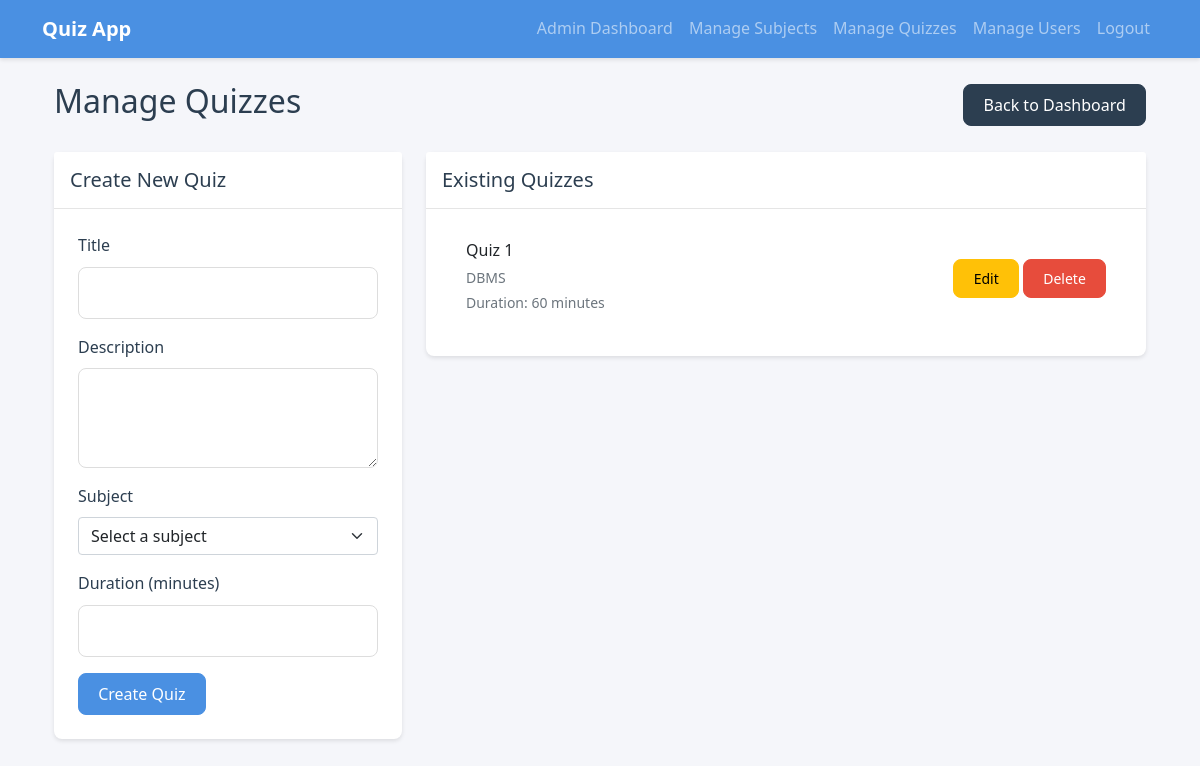
The page /admin/manage_quizzes (signed in) on the database its author committed.
### models.py (models this page shows)
class Quiz(db.Model):
    id = db.Column(db.Integer, primary_key=True)
    title = db.Column(db.String(100), nullable=False)
    description = db.Column(db.Text)
    subject_id = db.Column(db.Integer, db.ForeignKey('subject.id'), nullable=False)
    start_time = db.Column(db.DateTime, nullable=True)
    end_time = db.Column(db.DateTime, nullable=True)
    duration = db.Column(db.Integer, nullable=False)  # Duration in minutes
    questions = db.relationship('Question', backref='quiz', lazy=True, cascade='all, delete-orphan')
    attempts = db.relationship('QuizAttempt', backref='quiz', lazy=True, cascade='all, delete-orphan')

class Subject(db.Model):
    id = db.Column(db.Integer, primary_key=True)
    name = db.Column(db.String(100), nullable=False)
    description = db.Column(db.Text)
    quizzes = db.relationship('Quiz', backref='subject', lazy=True)

### app.py (the view, shortened to what this page needs)
@app.route('/admin/manage_quizzes', methods=['GET', 'POST'])
def manage_quizzes():
    if 'user_id' not in session:
        flash('Please login to access this page.', 'error')
        return redirect(url_for('login'))
    if not session.get('is_admin'):
        flash('Access denied.', 'error')
        return redirect(url_for('dashboard'))
    subjects = Subject.query.all()
    quizzes = Quiz.query.all()
    return render_template('admin/manage_quizzes.html', subjects=subjects, quizzes=quizzes)

### templates/admin/manage_quizzes.html (shortened to what this page needs)
{% extends "base.html" %}
{% block content %}
<div class="container mt-4">
    <div class="d-flex justify-content-between align-items-center mb-4">
        <h2>Manage Quizzes</h2>
        <a href="{{ url_for('admin_dashboard') }}" class="btn btn-secondary">Back to Dashboard</a>
    </div>
    <div class="row">
        <div class="col-md-4 mb-4">
            <div class="card">
                <div class="card-header">
                    <h5 class="mb-0">Create New Quiz</h5>
                </div>
                <div class="card-body">
                    <form method="POST">
                        <div class="mb-3">
                            <label for="title" class="form-label">Title</label>
                            <input type="text" class="form-control" id="title" name="title" required>
                        </div>
                        <div class="mb-3">
                            <label for="description" class="form-label">Description</label>
                            <textarea class="form-control" id="description" name="description" rows="3"></textarea>
                        </div>
                        <div class="mb-3">
                            <label for="subject_id" class="form-label">Subject</label>
                            <select class="form-select" id="subject_id" name="subject_id" required>
                                <option value="">Select a subject</option>
                            </select>
                        </div>
                        <div class="mb-3">
                            <label for="duration" class="form-label">Duration (minutes)</label>
                            <input type="number" class="form-control" id="duration" name="duration" min="1" required>
                        </div>
                        <button type="submit" class="btn btn-primary">Create Quiz</button>
                    </form>
                </div>
            </div>
        </div>
        <div class="col-md-8">
            <div class="card">
                <div class="card-header">
                    <h5 class="mb-0">Existing Quizzes</h5>
                </div>
                <div class="card-body">
                    {% if quizzes %}
                    <div class="list-group">
                        {% for quiz in quizzes %}
                        <div class="list-group-item">
                            <div class="d-flex justify-content-between align-items-center">
                                <div>
                                    <h6 class="mb-1">{{ quiz.title }}</h6>
                                    <small class="text-muted">{{ quiz.subject.name }}</small>
                                    <br>
                                    <small class="text-muted">Duration: {{ quiz.duration }} minutes</small>
                                </div>
                                <div>
                                    <a href="{{ url_for('edit_quiz', quiz_id=quiz.id) }}" class="btn btn-warning btn-sm">Edit</a>
                                    <a href="{{ url_for('delete_quiz', quiz_id=quiz.id) }}" class="btn btn-danger btn-sm" onclick="return confirm('Are you sure you want to delete this quiz?')">Delete</a>
                                </div>
                            </div>
                        </div>
                        {% endfor %}
                    </div>
                    {% else %}
                    <p class="text-muted">No quizzes available.</p>
                    {% endif %}
                </div>
            </div>
        </div>
    </div>
</div>
{% endblock %}

### static/css/style.css (style rules this page uses)
:root { --primary-color: #4a90e2; --secondary-color: #2c3e50; --success-color: #27ae60; --danger-color: #e74c3c; --warning-color: #f1c40f; --info-color: #3498db; --light-color: #ecf0f1; --dark-color: #2c3e50; --border-radius: 8px; --box-shadow: 0 2px 4px rgba(0,0,0,0.1); }
body { font-family: 'Segoe UI', Tahoma, Geneva, Verdana, sans-serif; background-color: #f5f6fa; color: var(--secondary-color); line-height: 1.6; }
.card { border: none; border-radius: var(--border-radius); box-shadow: var(--box-shadow); transition: transform 0.2s ease-in-out; margin-bottom: 1.5rem; }
.card-header { background-color: white; border-bottom: 1px solid rgba(0,0,0,0.1); padding: 1rem; }
.card-body { padding: 1.5rem; }
.btn { border-radius: var(--border-radius); padding: 0.5rem 1.2rem; font-weight: 500; transition: all 0.3s ease; }
.btn-primary { background-color: var(--primary-color); border-color: var(--primary-color); }
.btn-secondary { background-color: var(--secondary-color); border-color: var(--secondary-color); }
.btn-danger { background-color: var(--danger-color); border-color: var(--danger-color); }
.form-control { border-radius: var(--border-radius); border: 1px solid #ddd; padding: 0.8rem; transition: border-color 0.3s ease; }
.list-group-item { border: none; border-radius: var(--border-radius) !important; margin-bottom: 0.5rem; transition: all 0.3s ease; }

### rows shown on the page
Quiz: title "Quiz 1", subject.name "DBMS", duration "60"
